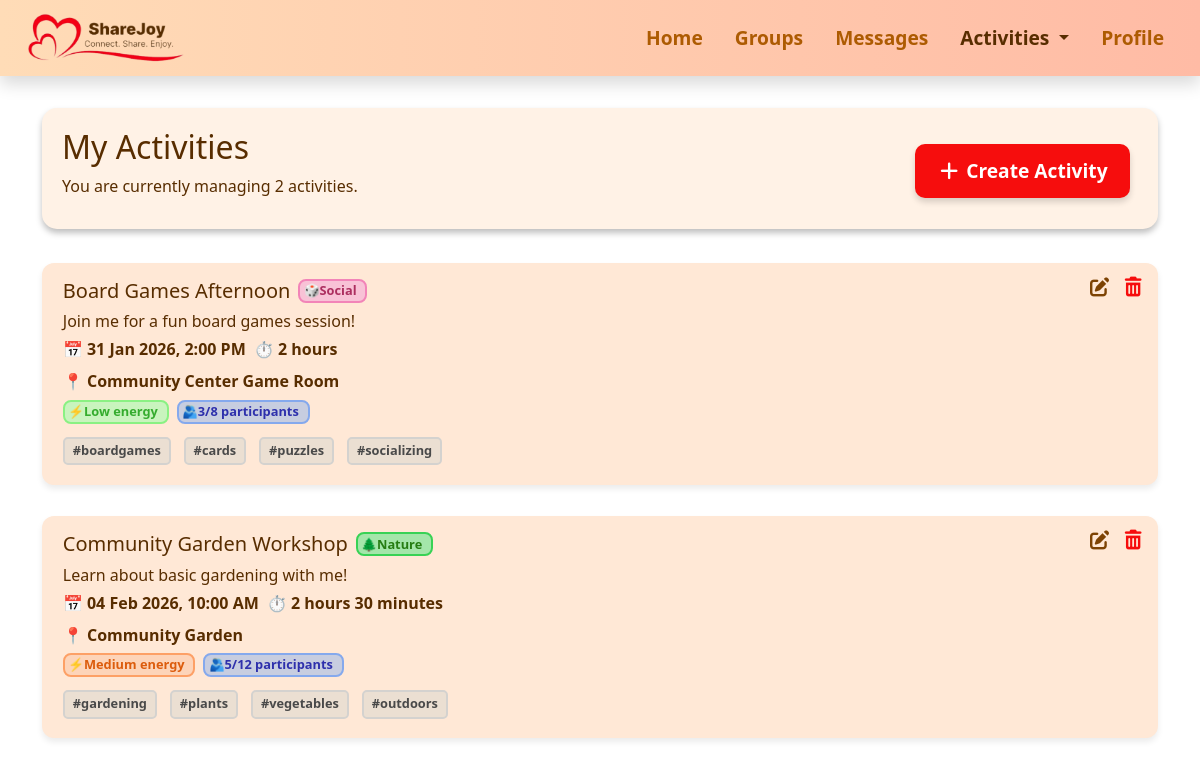
The page /activities on the database as committed earlier.
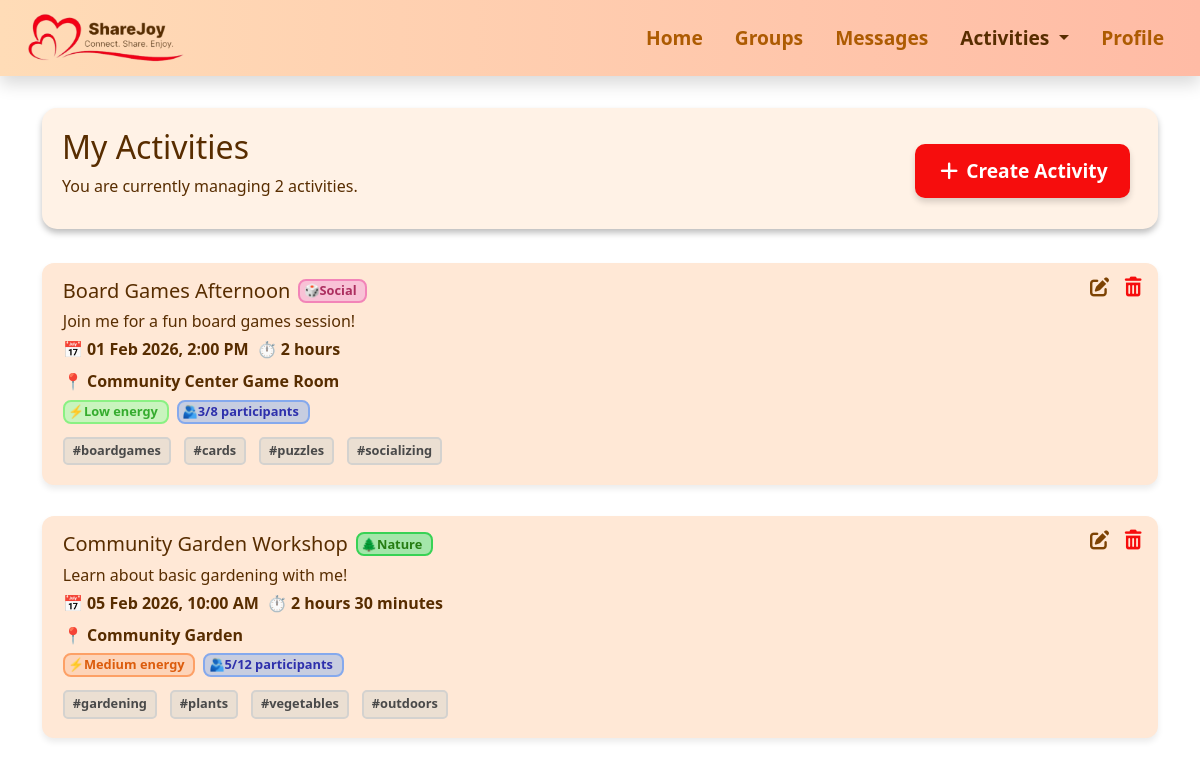
The same page on the database as committed later.
### activities.py (models this page shows)
class Activity(db.Model):
    id = db.Column(db.Integer, primary_key=True)
    name = db.Column(db.String(100))
    description = db.Column(db.Text)
    date = db.Column(db.String(20))
    time = db.Column(db.String(10))
    duration_hours = db.Column(db.Integer)
    duration_minutes = db.Column(db.Integer)
    format_type = db.Column(db.String(20))
    location = db.Column(db.String(100))
    type = db.Column(db.String(50))
    energy = db.Column(db.String(10))
    max_participants = db.Column(db.Integer)
    participants = db.Column(db.Integer)
    tags = db.Column(db.String(200))
    creator = db.Column(db.String(50))
    join_activity = db.Column(db.String(50))

### app.py (the view)
@app.route("/activities")
def activities():
    current_user = get_current_user()
    activities = (Activity.query.filter_by(creator=current_user).order_by(Activity.date.asc()).all())
    for activity in activities:
        activity.tags = activity.tags.split(",") if activity.tags else []
        try:
            parsed_date = datetime.strptime(activity.date, "%Y-%m-%d")
        except ValueError:
            parsed_date = datetime.strptime(activity.date, "%d %b %Y")
        activity.display_date = parsed_date.strftime("%d %b %Y")
        try:
            parsed_time = datetime.strptime(activity.time, "%H:%M")
        except ValueError:
            parsed_time = datetime.strptime(activity.time, "%I:%M %p")
        activity.display_time = parsed_time.strftime("%I:%M %p").lstrip("0")
    num_activities = len(activities)
    return render_template(
        "activities.html",
        title="Activities",
        num_activities=num_activities,
        activities=activities
    )

### app.py (called while the page is built)
def get_current_user():
    return "me"

### templates/activities.html (shortened to what the changed rows need)
{% extends "base.html" %}
{% block extra_css %}
<link rel="stylesheet" href="{{ url_for('static', filename='css/activities.css') }}">
{% endblock %}
{% block content %}
<div class="section-box d-flex flex-column flex-md-row justify-content-between align-items-start align-items-md-center">
    <div>
        <h1>My Activities</h1>
    </div>
</div>
<div class="row">
    {% for activity in activities %}
    <div class="col-12 card-spacing">
        <div class="activity-card position-relative">
            <div class="card-actions position-absolute top-0 end-0 d-flex gap-0">
                <button type="button" class="btn edit" data-action="edit"
                    data-url="{{ url_for('edit_activity', activity_id=activity.id) }}">
                    <i class="fa-solid fa-pen-to-square"></i>
                </button>
                <form method="post" action="{{ url_for('activity_delete', activity_id=activity.id) }}"
                    class="d-inline delete-form">
                    <button type="button" class="btn delete" data-action="delete">
                        <i class="fa-solid fa-trash-can"></i>
                    </button>
                </form>
            </div>
            <div class="text">
                <div class="d-flex align-items-center gap-2 spacing">
                    <h5 class="mb-0">{{ activity.name }}</h5>
                    {% if activity.type == 'Creative Arts' %}
                    <span class="badge badge-creativearts">🎨Creative Arts</span>
                    {% elif activity.type == 'Social' %}
                    <span class="badge badge-social">🎲Social</span>
                    {% elif activity.type == 'Learning' %}
                    <span class="badge badge-learning">📖Learning</span>
                    {% elif activity.type == 'Physical' %}
                    <span class="badge badge-physical">🏃Physical</span>
                    {% elif activity.type == 'Nature' %}
                    <span class="badge badge-nature">🌲Nature</span>
                    {% elif activity.type == 'Technology' %}
                    <span class="badge badge-technology">💻Technology</span>
                    {% endif %}
                </div>
                <p>{{ activity.description }}</p>
                <div class="d-flex flex-wrap gap-2 fw-semibold spacing">
                    <span>
                        📅 {{ activity.display_date }}, {{ activity.display_time }}
                    </span>
                    <span>⏱
                        {% set h = activity.duration_hours %}
                        {% set m = activity.duration_minutes %}
                        {% if h and m %}
                        {{ h }} hour{% if h > 1 %}s{% endif %} {{ m }} minute{% if m > 1 %}s{% endif %}
                        {% elif h %}
                        {{ h }} hour{% if h > 1 %}s{% endif %}
                        {% elif m %}
                        {{ m }} minute{% if m > 1 %}s{% endif %}
                        {% else %}
                        0 minutes
                        {% endif %}
                    </span>
                    <div class="col-12">
                        {% if activity.format_type|lower == 'online' %}
                        🖥️ Online
                        {% else %}
                        📍 {{ activity.location }}
                        {% endif %}
                    </div>
                </div>
                <div class="d-flex flex-wrap gap-2 spacing">
                    <span class="badge
                    {% if activity.energy == 'Low' %}energy-low
                    {% elif activity.energy == 'Medium' %}energy-medium
                    {% elif activity.energy == 'High' %}energy-high
                    {% endif %}">
                        ⚡{{ activity.energy }} energy
                    </span>
                    <span class="badge participants">🫂{{ activity.participants }}/{{ activity.max_participants }}
                        participants</span>
                </div>
                <div class="activity-tags">
                    {% for tag in activity.tags %}
                    <span>#{{ tag }}</span>
                    {% endfor %}
                </div>
            </div>
        </div>
    </div>
    {% endfor %}
</div>
{% endblock %}

Rows that differ between the two databases and show on the page:
changed Activity "Board Games Afternoon": display_date "31 Jan 2026" → "01 Feb 2026"
changed Activity "Community Garden Workshop": display_date "04 Feb 2026" → "05 Feb 2026"
